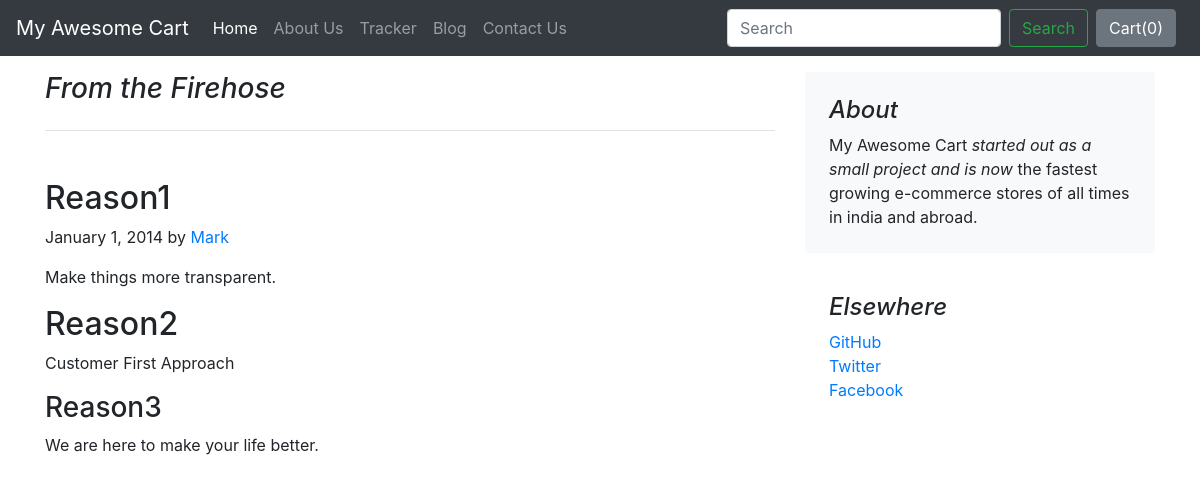
Page /blog/blogpost/1/ on the committed database.
### blog/models.py (models this page shows)
class Blogpost(models.Model):
    post_id = models.AutoField(primary_key=True)
    title = models.CharField(max_length=50)
    head0 = models.CharField(max_length=500, default="")
    chead0 = models.CharField(max_length=5000, default="")
    head1 = models.CharField(max_length=500, default="")
    chead1 = models.CharField(max_length=5000, default="")
    head2 = models.CharField(max_length=500, default="")
    chead2 = models.CharField(max_length=5000, default="")
    pub_date = models.DateField()
    thumbnail = models.ImageField(upload_to='shop/images', default="")
    def __str__(self):
        return self.title

### blog/views.py (the view)
# urls.py: path("blogpost/<int:id>/", views.blogpost, name = "blogHome"),
def blogpost(request, id):
    blog = Blogpost.objects.filter(post_id = id)[0]
    print(blog)
    return render(request, 'blog/blogpost.html', {"blog":blog})

### blog/templates/blog/blogpost.html (shortened to what this page needs)
{% extends 'blog/basic.html' %}
{% block body %}
<div class="container">
    <div class="row mt-4">
        <div class="col-md-8 blog-main">
            <h3 class="pb-4 my-5 font-italic border-bottom">
                From the Firehose
            </h3>
            <div class="blog-post">
                <h2 class="blog-post-title">{{blog.head0}}</h2>
                <p class="blog-post-meta">January 1, 2014 by <a href="#">Mark</a></p>
                <p>{{blog.chead0}}</p>
                <h2>{{blog.head1}}</h2>
                <p>{{blog.chead1}}</p>
                <h3>{{blog.head2}}</h3>
                <p>{{blog.chead2}}</p>
            </div>
        </div>
        <aside class="col-md-4 blog-sidebar my-5">
            <div class="p-4 mb-3 bg-light rounded">
                <h4 class="font-italic">About</h4>
                <p class="mb-0">My Awesome Cart <em>started out as a small project and is now</em> the fastest growing
                    e-commerce stores of all times in india and abroad.</p>
            </div>
            <div class="p-4">
                <h4 class="font-italic">Elsewhere</h4>
                <ol class="list-unstyled">
                    <li><a href="#">GitHub</a></li>
                    <li><a href="#">Twitter</a></li>
                    <li><a href="#">Facebook</a></li>
                </ol>
            </div>
        </aside>
    </div>
</div>
{% endblock %}

### rows in the picture
Blogpost: head0 "Reason1", chead0 "Make things more transparent.", head1 "Reason2", chead1 "Customer First Approach", head2 "Reason3", chead2 "We are here to make your life better."
